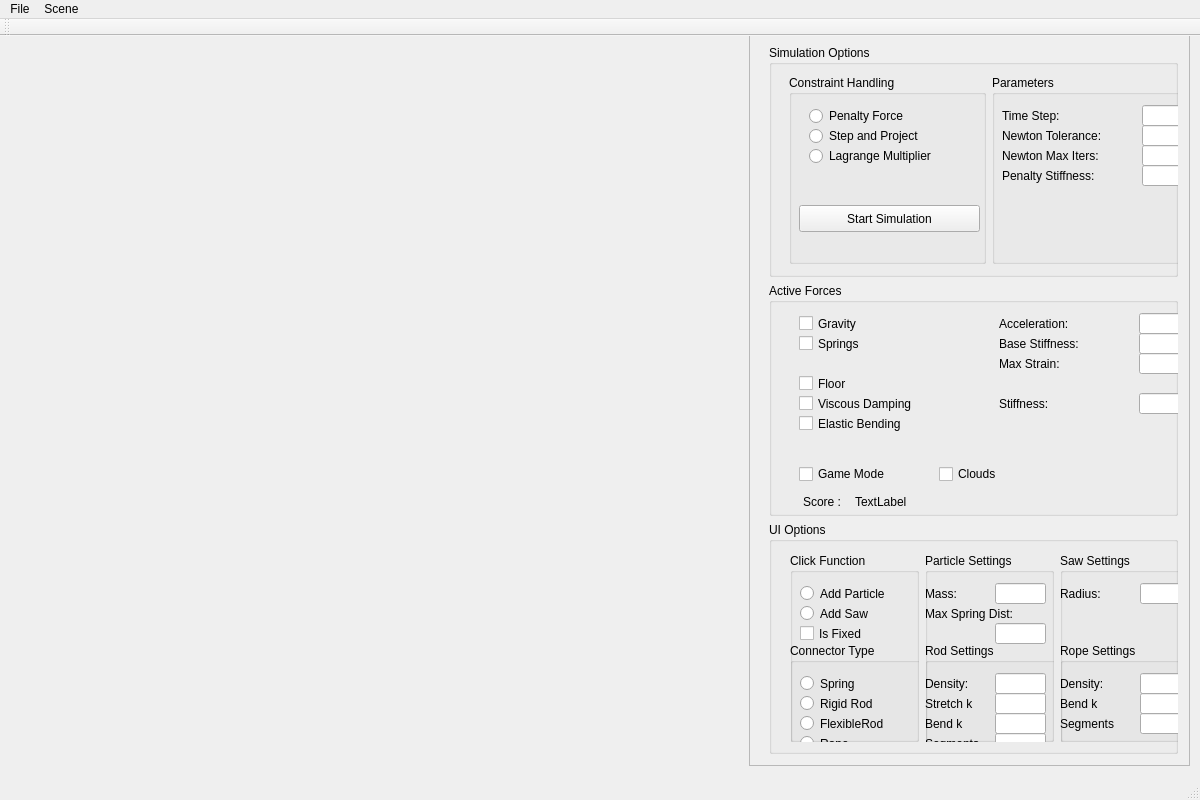
<?xml version="1.0" encoding="UTF-8"?>
<ui version="4.0">
 <class>MainWindow</class>
 <widget class="QMainWindow" name="MainWindow">
  <property name="geometry">
   <rect>
    <x>0</x>
    <y>0</y>
    <width>1200</width>
    <height>800</height>
   </rect>
  </property>
  <property name="windowTitle">
   <string>Universe of Goo</string>
  </property>
  <widget class="QWidget" name="centralWidget">
   <widget class="GLPanel" name="GLWidget" native="true">
    <property name="geometry">
     <rect>
      <x>10</x>
      <y>0</y>
      <width>731</width>
      <height>731</height>
     </rect>
    </property>
    <property name="sizePolicy">
     <sizepolicy hsizetype="Fixed" vsizetype="Fixed">
      <horstretch>0</horstretch>
      <verstretch>0</verstretch>
     </sizepolicy>
    </property>
   </widget>
   <widget class="QFrame" name="parameterFrame">
    <property name="geometry">
     <rect>
      <x>749</x>
      <y>-1</y>
      <width>441</width>
      <height>731</height>
     </rect>
    </property>
    <property name="frameShape">
     <enum>QFrame::StyledPanel</enum>
    </property>
    <property name="frameShadow">
     <enum>QFrame::Raised</enum>
    </property>
    <widget class="QWidget" name="verticalLayoutWidget">
     <property name="geometry">
      <rect>
       <x>9</x>
       <y>-1</y>
       <width>431</width>
       <height>731</height>
      </rect>
     </property>
     <layout class="QVBoxLayout" name="verticalLayout">
      <item>
       <widget class="QGroupBox" name="simOptionsBox">
        <property name="title">
         <string>Simulation Options</string>
        </property>
        <widget class="QWidget" name="horizontalLayoutWidget">
         <property name="geometry">
          <rect>
           <x>9</x>
           <y>19</y>
           <width>421</width>
           <height>211</height>
          </rect>
         </property>
         <layout class="QHBoxLayout" name="horizontalLayout">
          <item>
           <widget class="QGroupBox" name="ConstraintBox">
            <property name="title">
             <string>Constraint Handling</string>
            </property>
            <widget class="QRadioButton" name="penaltyForceButton">
             <property name="geometry">
              <rect>
               <x>20</x>
               <y>30</y>
               <width>121</width>
               <height>22</height>
              </rect>
             </property>
             <property name="text">
              <string>Penalty Force</string>
             </property>
            </widget>
            <widget class="QRadioButton" name="stepAndProjectButton">
             <property name="geometry">
              <rect>
               <x>20</x>
               <y>50</y>
               <width>181</width>
               <height>22</height>
              </rect>
             </property>
             <property name="text">
              <string>Step and Project</string>
             </property>
            </widget>
            <widget class="QRadioButton" name="lagrangeMultiplierButton">
             <property name="geometry">
              <rect>
               <x>20</x>
               <y>70</y>
               <width>181</width>
               <height>22</height>
              </rect>
             </property>
             <property name="text">
              <string>Lagrange Multiplier</string>
             </property>
            </widget>
            <widget class="QPushButton" name="startSimulationButton">
             <property name="geometry">
              <rect>
               <x>10</x>
               <y>130</y>
               <width>181</width>
               <height>27</height>
              </rect>
             </property>
             <property name="text">
              <string>Start Simulation</string>
             </property>
            </widget>
           </widget>
          </item>
          <item>
           <widget class="QGroupBox" name="SimParametersBox">
            <property name="title">
             <string>Parameters</string>
            </property>
            <widget class="QLabel" name="timeStepLabel">
             <property name="geometry">
              <rect>
               <x>10</x>
               <y>30</y>
               <width>81</width>
               <height>21</height>
              </rect>
             </property>
             <property name="text">
              <string>Time Step:</string>
             </property>
            </widget>
            <widget class="QLabel" name="newtonTolLabel">
             <property name="geometry">
              <rect>
               <x>10</x>
               <y>50</y>
               <width>131</width>
               <height>21</height>
              </rect>
             </property>
             <property name="text">
              <string>Newton Tolerance:</string>
             </property>
            </widget>
            <widget class="QLabel" name="newtonMaxItersLabel">
             <property name="geometry">
              <rect>
               <x>10</x>
               <y>70</y>
               <width>131</width>
               <height>21</height>
              </rect>
             </property>
             <property name="text">
              <string>Newton Max Iters:</string>
             </property>
            </widget>
            <widget class="QLineEdit" name="timeStepEdit">
             <property name="geometry">
              <rect>
               <x>150</x>
               <y>30</y>
               <width>51</width>
               <height>21</height>
              </rect>
             </property>
            </widget>
            <widget class="QLineEdit" name="newtonTolEdit">
             <property name="geometry">
              <rect>
               <x>150</x>
               <y>50</y>
               <width>51</width>
               <height>21</height>
              </rect>
             </property>
            </widget>
            <widget class="QLineEdit" name="newtonMaxItersEdit">
             <property name="geometry">
              <rect>
               <x>150</x>
               <y>70</y>
               <width>51</width>
               <height>21</height>
              </rect>
             </property>
            </widget>
            <widget class="QLineEdit" name="penaltyStiffnessEdit">
             <property name="geometry">
              <rect>
               <x>150</x>
               <y>90</y>
               <width>51</width>
               <height>21</height>
              </rect>
             </property>
            </widget>
            <widget class="QLabel" name="penaltyStiffness">
             <property name="geometry">
              <rect>
               <x>10</x>
               <y>90</y>
               <width>131</width>
               <height>21</height>
              </rect>
             </property>
             <property name="text">
              <string>Penalty Stiffness:</string>
             </property>
            </widget>
           </widget>
          </item>
         </layout>
        </widget>
       </widget>
      </item>
      <item>
       <widget class="QGroupBox" name="activeForcesBox">
        <property name="title">
         <string>Active Forces</string>
        </property>
        <widget class="QCheckBox" name="gravityCheckBox">
         <property name="geometry">
          <rect>
           <x>30</x>
           <y>30</y>
           <width>97</width>
           <height>21</height>
          </rect>
         </property>
         <property name="text">
          <string>Gravity</string>
         </property>
        </widget>
        <widget class="QCheckBox" name="springsCheckBox">
         <property name="geometry">
          <rect>
           <x>30</x>
           <y>50</y>
           <width>97</width>
           <height>21</height>
          </rect>
         </property>
         <property name="text">
          <string>Springs</string>
         </property>
        </widget>
        <widget class="QCheckBox" name="floorCheckBox">
         <property name="geometry">
          <rect>
           <x>30</x>
           <y>90</y>
           <width>97</width>
           <height>21</height>
          </rect>
         </property>
         <property name="text">
          <string>Floor</string>
         </property>
        </widget>
        <widget class="QLabel" name="gravityGLabel">
         <property name="geometry">
          <rect>
           <x>230</x>
           <y>30</y>
           <width>121</width>
           <height>21</height>
          </rect>
         </property>
         <property name="text">
          <string>Acceleration:</string>
         </property>
        </widget>
        <widget class="QLineEdit" name="gravityGEdit">
         <property name="geometry">
          <rect>
           <x>370</x>
           <y>30</y>
           <width>51</width>
           <height>21</height>
          </rect>
         </property>
        </widget>
        <widget class="QLabel" name="springStiffnessLabel">
         <property name="geometry">
          <rect>
           <x>230</x>
           <y>50</y>
           <width>121</width>
           <height>21</height>
          </rect>
         </property>
         <property name="text">
          <string>Base Stiffness:</string>
         </property>
        </widget>
        <widget class="QLineEdit" name="springStiffnessEdit">
         <property name="geometry">
          <rect>
           <x>370</x>
           <y>50</y>
           <width>51</width>
           <height>21</height>
          </rect>
         </property>
        </widget>
        <widget class="QLabel" name="maxStrainLabel">
         <property name="geometry">
          <rect>
           <x>230</x>
           <y>70</y>
           <width>121</width>
           <height>21</height>
          </rect>
         </property>
         <property name="text">
          <string>Max Strain:</string>
         </property>
        </widget>
        <widget class="QLineEdit" name="maxStrainEdit">
         <property name="geometry">
          <rect>
           <x>370</x>
           <y>70</y>
           <width>51</width>
           <height>21</height>
          </rect>
         </property>
        </widget>
        <widget class="QCheckBox" name="dampingStiffnessCheckBox">
         <property name="geometry">
          <rect>
           <x>30</x>
           <y>110</y>
           <width>151</width>
           <height>21</height>
          </rect>
         </property>
         <property name="text">
          <string>Viscous Damping</string>
         </property>
        </widget>
        <widget class="QLabel" name="dampingStiffnessLabel">
         <property name="geometry">
          <rect>
           <x>230</x>
           <y>110</y>
           <width>121</width>
           <height>21</height>
          </rect>
         </property>
         <property name="text">
          <string>Stiffness:</string>
         </property>
        </widget>
        <widget class="QLineEdit" name="dampingStiffnessEdit">
         <property name="geometry">
          <rect>
           <x>370</x>
           <y>110</y>
           <width>51</width>
           <height>21</height>
          </rect>
         </property>
        </widget>
        <widget class="QCheckBox" name="elasticBendingCheckBox">
         <property name="geometry">
          <rect>
           <x>30</x>
           <y>130</y>
           <width>151</width>
           <height>21</height>
          </rect>
         </property>
         <property name="text">
          <string>Elastic Bending</string>
         </property>
        </widget>
        <widget class="QCheckBox" name="gameModeCheckBox">
         <property name="geometry">
          <rect>
           <x>30</x>
           <y>180</y>
           <width>111</width>
           <height>22</height>
          </rect>
         </property>
         <property name="text">
          <string>Game Mode</string>
         </property>
        </widget>
        <widget class="QCheckBox" name="cloudsCheckBox">
         <property name="geometry">
          <rect>
           <x>170</x>
           <y>180</y>
           <width>97</width>
           <height>22</height>
          </rect>
         </property>
         <property name="text">
          <string>Clouds</string>
         </property>
        </widget>
        <widget class="QLabel" name="scoreTitleLabel">
         <property name="geometry">
          <rect>
           <x>34</x>
           <y>210</y>
           <width>50</width>
           <height>17</height>
          </rect>
         </property>
         <property name="text">
          <string>Score : </string>
         </property>
        </widget>
        <widget class="QLabel" name="scoreTextLabel">
         <property name="geometry">
          <rect>
           <x>86</x>
           <y>210</y>
           <width>66</width>
           <height>17</height>
          </rect>
         </property>
         <property name="text">
          <string>TextLabel</string>
         </property>
         <property name="textInteractionFlags">
          <set>Qt::LinksAccessibleByMouse|Qt::TextEditable</set>
         </property>
        </widget>
       </widget>
      </item>
      <item>
       <widget class="QGroupBox" name="uiOptionsBox">
        <property name="title">
         <string>UI Options</string>
        </property>
        <widget class="QWidget" name="horizontalLayoutWidget_2">
         <property name="geometry">
          <rect>
           <x>10</x>
           <y>20</y>
           <width>421</width>
           <height>211</height>
          </rect>
         </property>
         <layout class="QHBoxLayout" name="horizontalLayout_2">
          <item>
           <widget class="QGroupBox" name="clickFunctionBox">
            <property name="title">
             <string>Click Function</string>
            </property>
            <widget class="QRadioButton" name="addParticleButton">
             <property name="geometry">
              <rect>
               <x>10</x>
               <y>30</y>
               <width>117</width>
               <height>21</height>
              </rect>
             </property>
             <property name="text">
              <string>Add Particle</string>
             </property>
            </widget>
            <widget class="QRadioButton" name="addSawButton">
             <property name="geometry">
              <rect>
               <x>10</x>
               <y>50</y>
               <width>117</width>
               <height>21</height>
              </rect>
             </property>
             <property name="text">
              <string>Add Saw</string>
             </property>
            </widget>
            <widget class="QCheckBox" name="isFixedCheckBox">
             <property name="geometry">
              <rect>
               <x>10</x>
               <y>70</y>
               <width>97</width>
               <height>21</height>
              </rect>
             </property>
             <property name="text">
              <string>Is Fixed</string>
             </property>
            </widget>
            <widget class="QGroupBox" name="ConnectorTypeBox">
             <property name="geometry">
              <rect>
               <x>0</x>
               <y>90</y>
               <width>136</width>
               <height>209</height>
              </rect>
             </property>
             <property name="title">
              <string>Connector Type</string>
             </property>
             <widget class="QRadioButton" name="springButton">
              <property name="geometry">
               <rect>
                <x>10</x>
                <y>30</y>
                <width>117</width>
                <height>21</height>
               </rect>
              </property>
              <property name="text">
               <string>Spring</string>
              </property>
             </widget>
             <widget class="QRadioButton" name="flexibleRodButton">
              <property name="geometry">
               <rect>
                <x>10</x>
                <y>70</y>
                <width>117</width>
                <height>21</height>
               </rect>
              </property>
              <property name="text">
               <string>FlexibleRod</string>
              </property>
             </widget>
             <widget class="QRadioButton" name="ropeButton">
              <property name="geometry">
               <rect>
                <x>10</x>
                <y>90</y>
                <width>117</width>
                <height>21</height>
               </rect>
              </property>
              <property name="text">
               <string>Rope</string>
              </property>
             </widget>
             <widget class="QRadioButton" name="rigidRodButton">
              <property name="geometry">
               <rect>
                <x>10</x>
                <y>50</y>
                <width>117</width>
                <height>21</height>
               </rect>
              </property>
              <property name="text">
               <string>Rigid Rod</string>
              </property>
             </widget>
            </widget>
           </widget>
          </item>
          <item>
           <widget class="QGroupBox" name="particleSettingsBox">
            <property name="title">
             <string>Particle Settings</string>
            </property>
            <widget class="QLabel" name="massLabel">
             <property name="geometry">
              <rect>
               <x>0</x>
               <y>30</y>
               <width>41</width>
               <height>21</height>
              </rect>
             </property>
             <property name="text">
              <string>Mass:</string>
             </property>
            </widget>
            <widget class="QLabel" name="maxSpringDistLabel">
             <property name="geometry">
              <rect>
               <x>0</x>
               <y>50</y>
               <width>111</width>
               <height>21</height>
              </rect>
             </property>
             <property name="text">
              <string>Max Spring Dist:</string>
             </property>
            </widget>
            <widget class="QLineEdit" name="massEdit">
             <property name="geometry">
              <rect>
               <x>70</x>
               <y>30</y>
               <width>51</width>
               <height>21</height>
              </rect>
             </property>
            </widget>
            <widget class="QLineEdit" name="maxSpringDistEdit">
             <property name="enabled">
              <bool>true</bool>
             </property>
             <property name="geometry">
              <rect>
               <x>70</x>
               <y>70</y>
               <width>51</width>
               <height>21</height>
              </rect>
             </property>
            </widget>
            <widget class="QGroupBox" name="rodSettingsBox">
             <property name="geometry">
              <rect>
               <x>0</x>
               <y>90</y>
               <width>135</width>
               <height>209</height>
              </rect>
             </property>
             <property name="title">
              <string>Rod Settings</string>
             </property>
             <widget class="QLabel" name="rodDensityLabel">
              <property name="geometry">
               <rect>
                <x>0</x>
                <y>30</y>
                <width>61</width>
                <height>21</height>
               </rect>
              </property>
              <property name="text">
               <string>Density:</string>
              </property>
             </widget>
             <widget class="QLabel" name="rodStretchLabel">
              <property name="geometry">
               <rect>
                <x>0</x>
                <y>50</y>
                <width>61</width>
                <height>21</height>
               </rect>
              </property>
              <property name="text">
               <string>Stretch k</string>
              </property>
             </widget>
             <widget class="QLineEdit" name="rodDensityEdit">
              <property name="geometry">
               <rect>
                <x>70</x>
                <y>30</y>
                <width>51</width>
                <height>21</height>
               </rect>
              </property>
             </widget>
             <widget class="QLineEdit" name="rodStretchEdit">
              <property name="geometry">
               <rect>
                <x>70</x>
                <y>50</y>
                <width>51</width>
                <height>21</height>
               </rect>
              </property>
             </widget>
             <widget class="QLabel" name="rodBendLabel">
              <property name="geometry">
               <rect>
                <x>0</x>
                <y>70</y>
                <width>61</width>
                <height>21</height>
               </rect>
              </property>
              <property name="text">
               <string>Bend k</string>
              </property>
             </widget>
             <widget class="QLineEdit" name="rodBendEdit">
              <property name="geometry">
               <rect>
                <x>70</x>
                <y>70</y>
                <width>51</width>
                <height>21</height>
               </rect>
              </property>
              <property name="text">
               <string/>
              </property>
             </widget>
             <widget class="QLineEdit" name="rodSegmentsEdit">
              <property name="geometry">
               <rect>
                <x>70</x>
                <y>90</y>
                <width>51</width>
                <height>21</height>
               </rect>
              </property>
              <property name="text">
               <string/>
              </property>
             </widget>
             <widget class="QLabel" name="rodSegmentsLabel">
              <property name="geometry">
               <rect>
                <x>0</x>
                <y>90</y>
                <width>61</width>
                <height>21</height>
               </rect>
              </property>
              <property name="text">
               <string>Segments</string>
              </property>
             </widget>
            </widget>
           </widget>
          </item>
          <item>
           <widget class="QGroupBox" name="sawSettingsBox">
            <property name="title">
             <string>Saw Settings</string>
            </property>
            <widget class="QLabel" name="radiusLabel">
             <property name="geometry">
              <rect>
               <x>0</x>
               <y>30</y>
               <width>51</width>
               <height>21</height>
              </rect>
             </property>
             <property name="text">
              <string>Radius:</string>
             </property>
            </widget>
            <widget class="QLineEdit" name="radiusEdit">
             <property name="geometry">
              <rect>
               <x>80</x>
               <y>30</y>
               <width>51</width>
               <height>21</height>
              </rect>
             </property>
            </widget>
            <widget class="QGroupBox" name="ropeSettingsBox">
             <property name="geometry">
              <rect>
               <x>0</x>
               <y>90</y>
               <width>136</width>
               <height>209</height>
              </rect>
             </property>
             <property name="title">
              <string>Rope Settings</string>
             </property>
             <widget class="QLabel" name="ropeDensityLabel">
              <property name="geometry">
               <rect>
                <x>0</x>
                <y>30</y>
                <width>51</width>
                <height>21</height>
               </rect>
              </property>
              <property name="text">
               <string>Density:</string>
              </property>
             </widget>
             <widget class="QLineEdit" name="ropeDensityEdit">
              <property name="geometry">
               <rect>
                <x>80</x>
                <y>30</y>
                <width>51</width>
                <height>21</height>
               </rect>
              </property>
             </widget>
             <widget class="QLabel" name="ropeBendkLabel">
              <property name="geometry">
               <rect>
                <x>0</x>
                <y>50</y>
                <width>51</width>
                <height>21</height>
               </rect>
              </property>
              <property name="text">
               <string>Bend k</string>
              </property>
             </widget>
             <widget class="QLineEdit" name="ropeBendEdit">
              <property name="geometry">
               <rect>
                <x>80</x>
                <y>50</y>
                <width>51</width>
                <height>21</height>
               </rect>
              </property>
             </widget>
             <widget class="QLabel" name="ropeSegmentsLabel">
              <property name="geometry">
               <rect>
                <x>0</x>
                <y>70</y>
                <width>81</width>
                <height>21</height>
               </rect>
              </property>
              <property name="text">
               <string>Segments</string>
              </property>
             </widget>
             <widget class="QLineEdit" name="ropeSegmentsEdit">
              <property name="geometry">
               <rect>
                <x>80</x>
                <y>70</y>
                <width>51</width>
                <height>21</height>
               </rect>
              </property>
             </widget>
            </widget>
           </widget>
          </item>
         </layout>
        </widget>
       </widget>
      </item>
     </layout>
    </widget>
   </widget>
  </widget>
  <widget class="QMenuBar" name="menuBar">
   <property name="geometry">
    <rect>
     <x>0</x>
     <y>0</y>
     <width>1200</width>
     <height>25</height>
    </rect>
   </property>
   <widget class="QMenu" name="menuFile">
    <property name="title">
     <string>File</string>
    </property>
    <addaction name="actionExit"/>
   </widget>
   <widget class="QMenu" name="menuScene">
    <property name="title">
     <string>Scene</string>
    </property>
    <addaction name="actionReset"/>
    <addaction name="actionReset_Everything"/>
   </widget>
   <addaction name="menuFile"/>
   <addaction name="menuScene"/>
  </widget>
  <widget class="QToolBar" name="mainToolBar">
   <attribute name="toolBarArea">
    <enum>TopToolBarArea</enum>
   </attribute>
   <attribute name="toolBarBreak">
    <bool>false</bool>
   </attribute>
  </widget>
  <widget class="QStatusBar" name="statusBar"/>
  <action name="actionExit">
   <property name="text">
    <string>Exit</string>
   </property>
  </action>
  <action name="actionReset">
   <property name="text">
    <string>Clear Scene</string>
   </property>
  </action>
  <action name="actionReset_Everything">
   <property name="text">
    <string>Reset Everything</string>
   </property>
  </action>
 </widget>
 <layoutdefault spacing="6" margin="11"/>
 <customwidgets>
  <customwidget>
   <class>GLPanel</class>
   <extends>QWidget</extends>
   <header>glpanel.h</header>
   <container>1</container>
  </customwidget>
 </customwidgets>
 <resources/>
 <connections/>
</ui>
